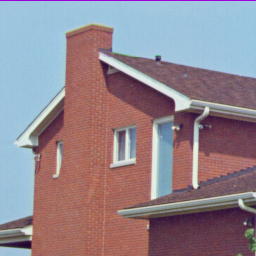
//> input picture PartC/imageSamples/house.ppm, 256 x 256 px
$ ./ex1 imageSamples/house.ppm   (built with g++ and OpenCV 4)
//> lines starting //> are read from the running program, lines starting //| are printed output that depends on the picture
#include <opencv2/opencv.hpp>
#include <iostream>
#include <sstream>
#include "../PartA_1/classes/Golomb.h"

using namespace std;
using namespace cv;

//Agr da malloc para a imagem house.ppm na funçao yuv

void convertToYUV(const cv::Mat &source, cv::Mat &YComponent, cv::Mat &UComponent, cv::Mat &VComponent);
void convertTo420(cv::Mat &YComponent, cv::Mat &UComponent, cv::Mat &VComponent, cv::Mat &UComponentReduced, cv::Mat &VComponentReduced);
void predictor_1(cv::Mat &YComponent, cv::Mat &UComponentReduced, cv::Mat &VComponentReduced, cv::Mat &YPredictor, cv::Mat &UReducedPredictor, cv::Mat &VReducedPredictor);

//./ex1 image textFile m
int main(int argc, char *argv[])
{
    if (argc < 2)
    {
        cout << "Not enough parameters" << endl;
        return -1;
    }

    Mat srcImage;

    srcImage = imread(argv[1], IMREAD_COLOR);
//> srcImage is the input picture: 256 rows x 256 cols, CV_8UC3; mean B, G, R 142, 133, 146.6

    if (srcImage.empty())
    {
        cout << "The image" << argv[1] << " could not be loaded." << endl;
        return -1;
    }

    //Create new matrices for YUV
    cv::Mat YComponent = cv::Mat::zeros(srcImage.rows, srcImage.cols, CV_8UC1);
    cv::Mat UComponent = cv::Mat::zeros(srcImage.rows, srcImage.cols, CV_8UC1);
    cv::Mat VComponent = cv::Mat::zeros(srcImage.rows, srcImage.cols, CV_8UC1);

    int halfRows = srcImage.rows / 2;
//> halfRows = 128
    int halfCols = srcImage.cols / 2;
//> halfCols = 128

    //Correct values for odd scales
    if (srcImage.rows % 2 != 0)
    {
        halfRows += 1;
    }

    if (srcImage.cols % 2 != 0)
    {
        halfCols += 1;
    }

    cv::Mat UComponentReduced = cv::Mat::zeros(halfRows, halfCols, CV_8UC1);
    cv::Mat VComponentReduced = cv::Mat::zeros(halfRows, halfCols, CV_8UC1);

    convertToYUV(srcImage, YComponent, UComponent, VComponent);
    convertTo420(YComponent, UComponent, VComponent, UComponentReduced, VComponentReduced);

    //Matrices for predictor values
    cv::Mat YPredictor = cv::Mat::zeros(srcImage.rows, srcImage.cols, CV_32SC1);
    cv::Mat UReducedPredictor = cv::Mat::zeros(halfRows, halfCols, CV_32SC1);
    cv::Mat VReducedPredictor = cv::Mat::zeros(halfRows, halfCols, CV_32SC1);

    predictor_1(YComponent, UComponentReduced, VComponentReduced, YPredictor, UReducedPredictor, VReducedPredictor);

    int m;
    std::istringstream myStringM((string)argv[3]);
    myStringM >> m;

    Golomb encoder((string)argv[2], BitStream::bs_mode::write, m);

    //encode m
    encoder.encodeNumber(m);

    //encode Y
    uchar *pY;
    for (int i = 0; i < YComponent.rows; i++)
    {
        pY = YComponent.ptr<uchar>(i);
        for (int j = 0; j < YComponent.cols; j++)
        {
            encoder.encodeNumber(pY[j]);
        }
    }

    //encode U
    uchar *pU;
    for (int i = 0; i < UReducedPredictor.rows; i++)
    {
        pU = UReducedPredictor.ptr<uchar>(i);
        for (int j = 0; j < UReducedPredictor.cols; j++)
        {
            encoder.encodeNumber(pU[j]);
        }
    }

    //encode V
    uchar *pV;
    for (int i = 0; i < VReducedPredictor.rows; i++)
    {
        pV = VReducedPredictor.ptr<uchar>(i);
        for (int j = 0; j < VReducedPredictor.cols; j++)
        {
            encoder.encodeNumber(pV[j]);
        }
    }

    //tenho de fzr fillWithPadding ???

    encoder.close();

    imwrite("Y.jpeg", YComponent);
    imwrite("U.jpeg", UComponent);
    imwrite("V.jpeg", VComponent);

    imwrite("UReduced.jpeg", UComponentReduced);
    imwrite("VReduced.jpeg", VComponentReduced);

    return 0;
}

void convertToYUV(const cv::Mat &source, cv::Mat &YComponent, cv::Mat &UComponent, cv::Mat &VComponent)
{
    int channels = source.channels();
//> channels = 3

    int nRows = source.rows;
//> nRows = 256
    int nCols = source.cols * channels;
//> nCols = 768

    /*
    Y = 0.299R + 0.587G + 0.114B
    Cb = 128 − 0.168736R − 0.331264G + 0.5B
    Cr = 128 + 0.5R − 0.418688G − 0.081312B
    */
    uchar *pY, *pU, *pV;
    for (int i = 0; i < nRows; i++)
    {
        pY = YComponent.ptr<uchar>(i);
        pU = UComponent.ptr<uchar>(i);
        pV = VComponent.ptr<uchar>(i);
        for (int j = 0; j < nCols; j++)
        {
            //bgr
            Vec3b intensity = source.at<Vec3b>(i, j);
            pY[j] = 0.299 * intensity.val[2] + 0.587 * intensity.val[1] + 0.114 * intensity.val[0];
            pU[j] = 128 - 0.168736 * intensity.val[2] - 0.331264 * intensity.val[1] + 0.5 * intensity.val[0];
            pV[j] = 128 + 0.5 * intensity.val[2] - 0.418688 * intensity.val[1] - 0.081312 * intensity.val[0];
        }
    }
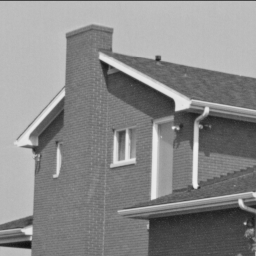
//> YComponent: 256 rows x 256 cols, CV_8UC1; min 16, max 239, mean 137.6
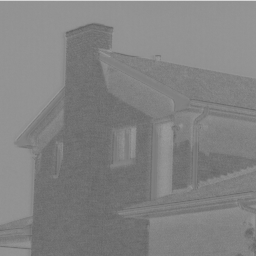
//> UComponent: 256 rows x 256 cols, CV_8UC1; min 98, max 214, mean 129.7
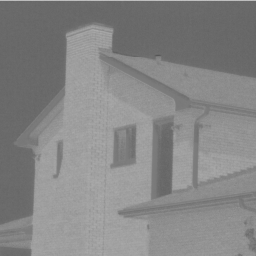
//> VComponent: 256 rows x 256 cols, CV_8UC1; min 85, max 194, mean 133.5
}

void convertTo420(cv::Mat &YComponent, cv::Mat &UComponent, cv::Mat &VComponent, cv::Mat &UComponentReduced, cv::Mat &VComponentReduced)
{
    int channels = YComponent.channels();
//> channels = 1

    int nRows = YComponent.rows;
//> nRows = 256
    int nCols = YComponent.cols * channels;
//> nCols = 256

    uchar *pU, *pV, *pUReduced, *pVReduced;
    int countRow = 0;
    int countColums = 0;

    //Removes odd rows and columns
    for (int i = 0; i < nRows; i += 2, countRow++)
    {
        countColums = 0;

        pU = UComponent.ptr<uchar>(i);
        pV = VComponent.ptr<uchar>(i);

        pUReduced = UComponentReduced.ptr<uchar>(countRow);
        pVReduced = VComponentReduced.ptr<uchar>(countRow);

        for (int j = 0; j < nCols; j += 2, countColums++)
        {
            pUReduced[countColums] = pU[j];
            pVReduced[countColums] = pV[j];
        }
    }
//> after the loop, countRow = 128; countColums = 128
}

void predictor_1(cv::Mat &YComponent, cv::Mat &UComponentReduced, cv::Mat &VComponentReduced, cv::Mat &YPredictor, cv::Mat &UReducedPredictor, cv::Mat &VReducedPredictor)
{
    uchar *pY, *pU, *pV, previous, secondPrevious;
    short *pYNew, *pUNew, *pVNew, r;
    previous = 0;

    //Predictor for Y
    for (int i = 0; i < YComponent.rows; i++)
    {
        pY = YComponent.ptr<uchar>(i);
        pYNew = YPredictor.ptr<short>(i);
        for (int j = 0; j < YComponent.cols; j++)
        {
            r = pY[j] - previous;
            previous = pY[j];
            pYNew[j] = r;
        }
    }
//> this loop made 256 passes
//> (r, previous) on passes 1 to 3: (-1, 71), (-1, 189), (0, 189)
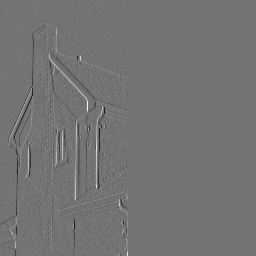
//> YPredictor: 256 rows x 256 cols, CV_32SC1; min -5963783, max 7208989, mean 10227.1; drawn with min black and max white
//> after the loop, r = 76; previous = 166

    previous = 0;
    secondPrevious = 0;

    //Predictor for U and V
    for (int i = 0; i < UComponentReduced.rows; i++)
    {
        pU = UComponentReduced.ptr<uchar>(i);
        pUNew = UReducedPredictor.ptr<short>(i);
        pV = VComponentReduced.ptr<uchar>(i);
        pVNew = VReducedPredictor.ptr<short>(i);
        for (int j = 0; j < UComponentReduced.cols; j++)
        {
            r = pU[j] - previous;
            previous = pU[j];
            pUNew[j] = r;

            r = pV[j] - secondPrevious;
            secondPrevious = pV[j];
            pVNew[j] = r;
        }
    }
//> this loop made 128 passes
//> (r, previous, secondPrevious) on passes 1 to 12: (-1, 214, 188), (-2, 147, 104), (-1, 147, 105), (1, 148, 106), (-1, 147, 105), (-2, 147, 103), (0, 149, 104), (-1, 148, 103), (-2, 148, 102), (-1, 147, 103), (-2, 149, 104), (2, 148, 107)
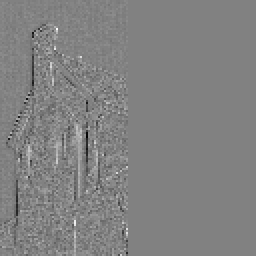
//> UReducedPredictor: 128 rows x 128 cols, CV_32SC1 (shown 2 times larger); min -2228227, max 2162689, mean 9092.1; drawn with min black and max white
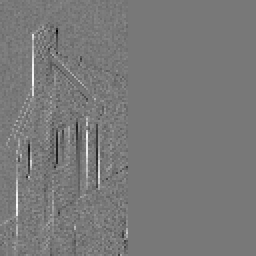
//> VReducedPredictor: 128 rows x 128 cols, CV_32SC1 (shown 2 times larger); min -2752514, max 3080197, mean 21187.9; drawn with min black and max white
//> after the loop, r = 3; previous = 125; secondPrevious = 146
//> in main, `myStringM >> m;`: m = 0
//> (the run ends here: the program needs code that is not available in this run, at `Golomb encoder((string)argv[2], BitStream::bs_mode::write, m);`)

$ run again, with PartC/imageSamples/anemone.ppm copied over PartC/imageSamples/house.ppm
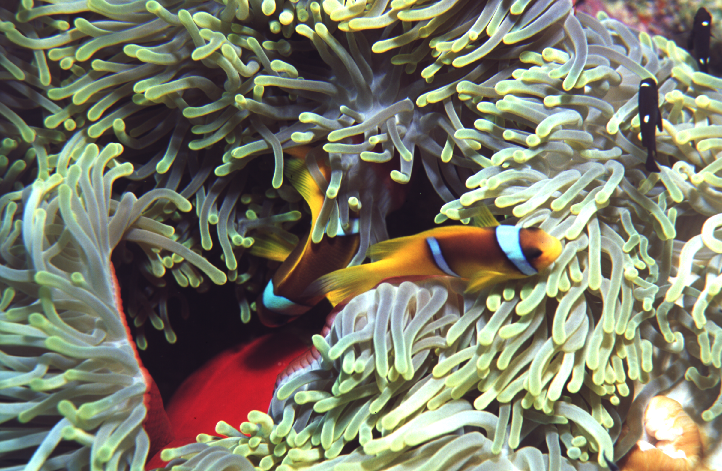
//> input picture PartC/imageSamples/anemone.ppm, 722 x 471 px
//> srcImage is the input picture: 471 rows x 722 cols, CV_8UC3; mean B, G, R 105.7, 125.1, 124.1
//> after the loop in convertTo420, `for (int i = 0; i < nRows; i += 2, countRow++)`: countRow = 236; countColums = 361
//> the loop in predictor_1, `for (int i = 0; i < YComponent.rows; i++)` made 471 passes
//> (r, previous) on passes 1 to 3: (-14, 202), (-13, 206), (-14, 209)
//> after the loop in predictor_1, `for (int i = 0; i < YComponent.rows; i++)`:
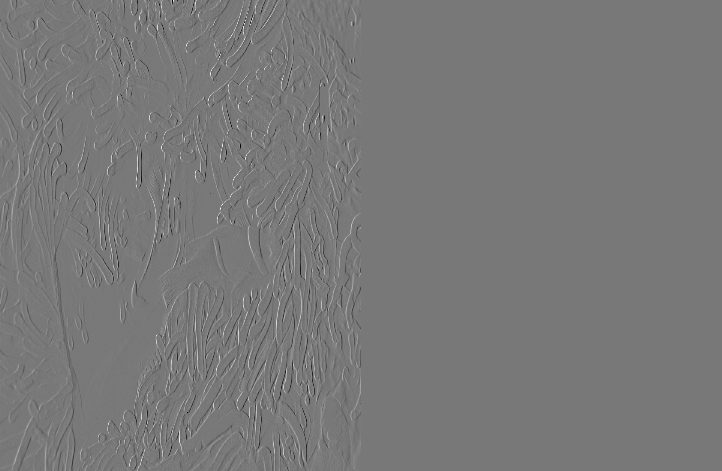
//> YPredictor: 471 rows x 722 cols, CV_32SC1; min -12124157, max 13434895, mean 16501; drawn with min black and max white
//> after the loop in predictor_1, `for (int i = 0; i < YComponent.rows; i++)`: r = 1; previous = 254
//> the loop in predictor_1, `for (int i = 0; i < UComponentReduced.rows; i++)` made 236 passes
//> (r, previous, secondPrevious) on passes 1 to 3: (-2, 106, 125), (-1, 99, 126), (0, 97, 131)
//> after the loop in predictor_1, `for (int i = 0; i < UComponentReduced.rows; i++)`:
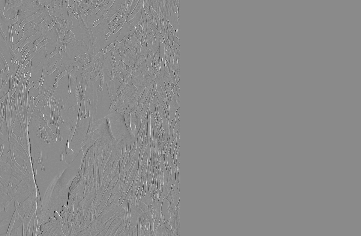
//> VReducedPredictor: 236 rows x 361 cols, CV_32SC1; min -6029315, max 5046285, mean 14897.1; drawn with min black and max white
//> after the loop in predictor_1, `for (int i = 0; i < UComponentReduced.rows; i++)`: r = 3; previous = 128; secondPrevious = 125
//> m = 0

$ run again, with PartC/imageSamples/arial.ppm copied over PartC/imageSamples/house.ppm
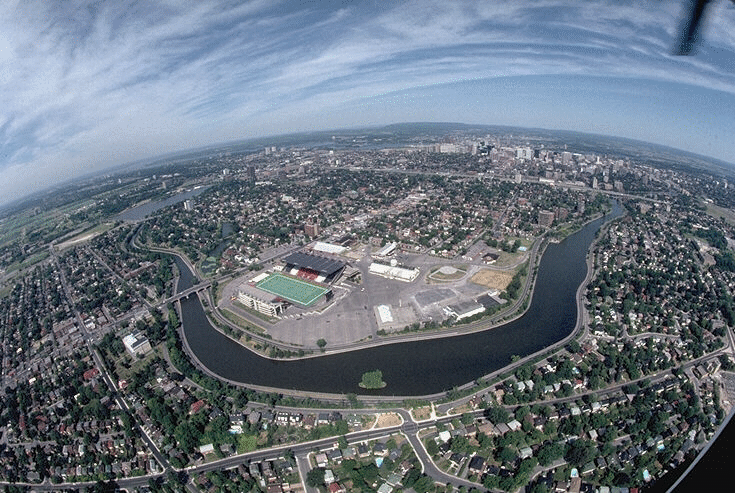
//> input picture PartC/imageSamples/arial.ppm, 735 x 493 px
//> srcImage is the input picture: 493 rows x 735 cols, CV_8UC3; mean B, G, R 127.5, 116.4, 105.9
//> after the loop in convertToYUV, `for (int i = 0; i < nRows; i++)`:
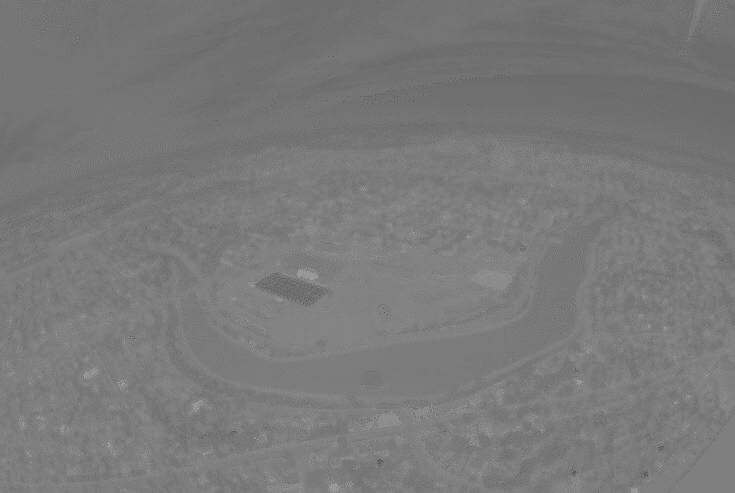
//> VComponent: 493 rows x 735 cols, CV_8UC1; min 98, max 154, mean 121.3
//> after the loop in convertTo420, `for (int i = 0; i < nRows; i += 2, countRow++)`: countRow = 247; countColums = 368
//> the loop in predictor_1, `for (int i = 0; i < YComponent.rows; i++)` made 493 passes
//> (r, previous) on passes 1 to 3: (-12, 42), (-2, 52), (-33, 54)
//> after the loop in predictor_1, `for (int i = 0; i < YComponent.rows; i++)`: r = 0; previous = 13
//> the loop in predictor_1, `for (int i = 0; i < UComponentReduced.rows; i++)` made 247 passes
//> (r, previous, secondPrevious) on passes 1 to 3: (4, 135, 123), (-6, 141, 119), (-9, 149, 112)
//> after the loop in predictor_1, `for (int i = 0; i < UComponentReduced.rows; i++)`:
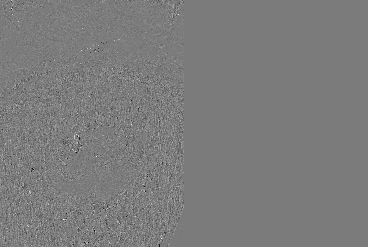
//> VReducedPredictor: 247 rows x 368 cols, CV_32SC1; min -2162667, max 2293760, mean 13760.3; drawn with min black and max white
//> after the loop in predictor_1, `for (int i = 0; i < UComponentReduced.rows; i++)`: r = 0; previous = 128; secondPrevious = 127
//> m = 0
